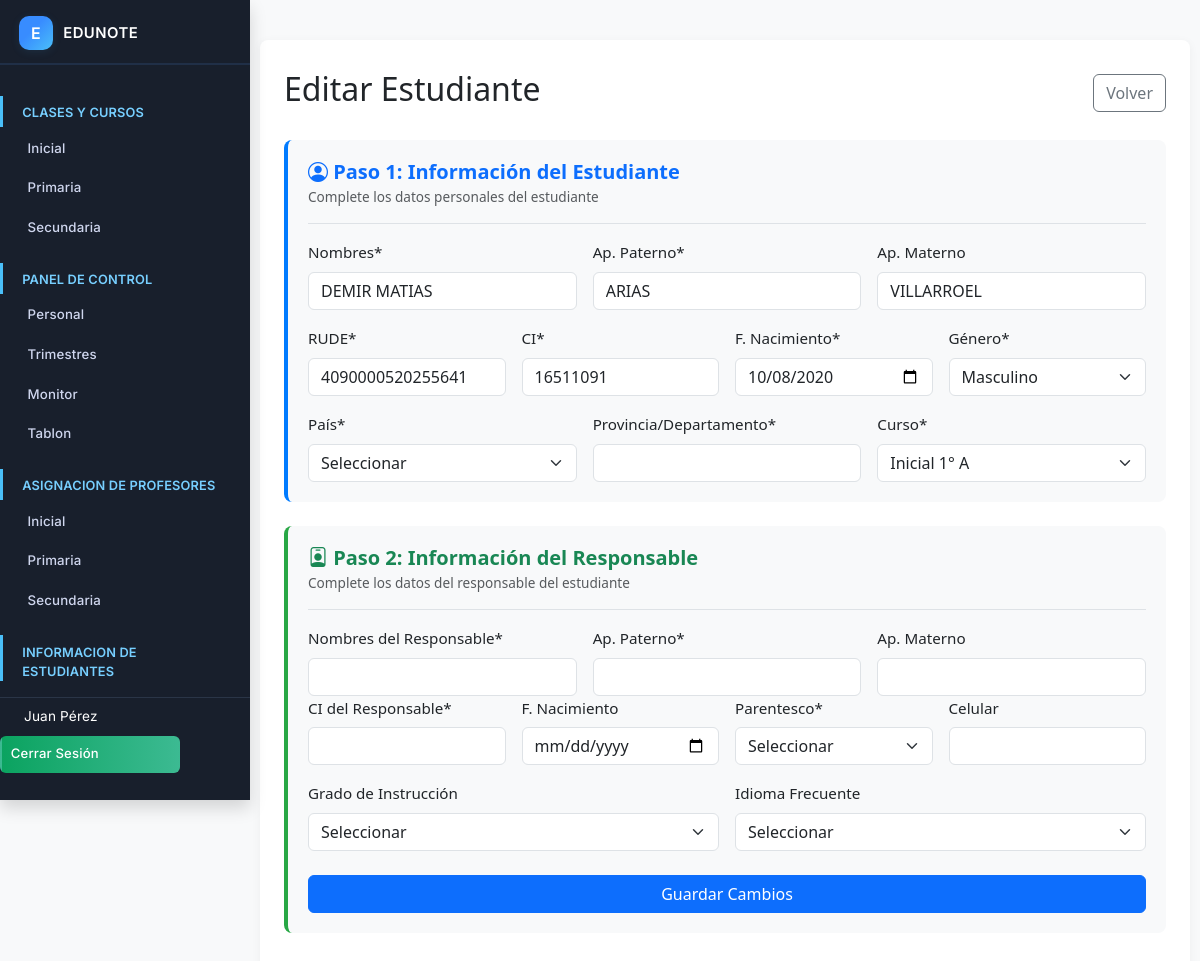
/admin/editar_estudiante.php?id=672 (signed in), run on the app's committed database.
### tables this page shows
CREATE TABLE `estudiantes` (
  `id_estudiante` int(11) NOT NULL,
  `nombres` varchar(255) NOT NULL,
  `apellido_paterno` varchar(255) DEFAULT NULL,
  `apellido_materno` varchar(255) DEFAULT NULL,
  `genero` enum('Masculino','Femenino') DEFAULT NULL,
  `rude` varchar(20) NOT NULL COMMENT 'Registro Único de Estudiante',
  `carnet_identidad` varchar(20) DEFAULT NULL,
  `fecha_nacimiento` date DEFAULT NULL,
  `pais` enum('Bolivia','Chile','Argentina') DEFAULT NULL,
  `provincia_departamento` varchar(100) DEFAULT NULL,
  `id_curso` int(11) DEFAULT NULL COMMENT 'FK al curso en el que está matriculado',
  `id_responsable` int(11) DEFAULT NULL
);

### admin/editar_estudiante.php (the view, shortened to what this page needs)
<?php
$db = new Database();
$conn = $db->connect();
$id_estudiante = $_GET['id'] ?? null;
$sql = "SELECT e.id_estudiante, e.nombres, e.apellido_paterno, e.apellido_materno, e.genero,
               e.rude, e.carnet_identidad, e.fecha_nacimiento, e.pais, e.provincia_departamento,
               e.id_curso, e.id_responsable,
               r.id_responsable as resp_id_responsable, r.nombres as resp_nombres,
               r.apellido_paterno as resp_apellido_paterno, r.apellido_materno as resp_apellido_materno,
               r.carnet_identidad as resp_ci, r.fecha_nacimiento as resp_fecha_nacimiento,
               r.grado_instruccion, r.idioma_frecuente, r.parentesco, r.celular as resp_celular
        FROM estudiantes e
        LEFT JOIN responsables r ON e.id_responsable = r.id_responsable
        WHERE e.id_estudiante = ?";
$stmt = $conn->prepare($sql);
$stmt->execute([$id_estudiante]);
$estudiante = $stmt->fetch(PDO::FETCH_ASSOC);
$sqlCursos = "SELECT id_curso, CONCAT(nivel, ' ', curso, '° ', paralelo) AS nombre
              FROM cursos ORDER BY nivel, curso, paralelo";
$cursos = $conn->query($sqlCursos)->fetchAll(PDO::FETCH_ASSOC);
?>
<!DOCTYPE html>
<html lang="es">
<head>
    <link rel="stylesheet" href="../css/bootstrap.min.css">
    <link rel="stylesheet" href="https://cdn.jsdelivr.net/npm/bootstrap-icons@1.8.1/font/bootstrap-icons.css">
</head>
<body>
    <div class="sidebar">
        <?php include '../includes/sidebar.php'; ?>
    </div>
    <div class="main-content">
        <div class="form-container">
            <div class="d-flex justify-content-between align-items-center mb-4">
                <h2 class="main-title">Editar Estudiante</h2>
                <a href="estudiantes.php" class="btn btn-outline-secondary">Volver</a>
            </div>
            <form method="POST">
                <div class="step-container mb-4">
                    <div class="step-header mb-3">
                        <h5 class="text-primary mb-0">
                            <i class="bi bi-person-circle"></i> Paso 1: Información del Estudiante
                        </h5>
                        <small class="text-muted">Complete los datos personales del estudiante</small>
                    </div>
                    <div class="row g-3">
                        <div class="col-md-4">
                            <label for="nombres" class="form-label">Nombres*</label>
                            <input type="text" class="form-control" id="nombres" name="nombres"
                                   value="<?php echo htmlspecialchars($estudiante['nombres']); ?>" required>
                        </div>
                        <div class="col-md-4">
                            <label for="apellido_paterno" class="form-label">Ap. Paterno*</label>
                            <input type="text" class="form-control" id="apellido_paterno" name="apellido_paterno"
                                   value="<?php echo htmlspecialchars($estudiante['apellido_paterno']); ?>" required>
                        </div>
                        <div class="col-md-4">
                            <label for="apellido_materno" class="form-label">Ap. Materno</label>
                            <input type="text" class="form-control" id="apellido_materno" name="apellido_materno"
                                   value="<?php echo htmlspecialchars($estudiante['apellido_materno']); ?>">
                        </div>
                        <div class="col-md-3">
                            <label for="rude" class="form-label">RUDE*</label>
                            <input type="text" class="form-control" id="rude" name="rude"
                                   value="<?php echo htmlspecialchars($estudiante['rude']); ?>" required>
                        </div>
                        <div class="col-md-3">
                            <label for="ci" class="form-label">CI*</label>
                            <input type="text" class="form-control" id="ci" name="ci"
                                   value="<?php echo htmlspecialchars($estudiante['carnet_identidad']); ?>" required>
                        </div>
                        <div class="col-md-3">
                            <label for="fecha_nacimiento" class="form-label">F. Nacimiento*</label>
                            <input type="date" class="form-control" id="fecha_nacimiento" name="fecha_nacimiento"
                                   value="<?php echo $estudiante['fecha_nacimiento'] ?? ''; ?>" required>
                        </div>
                        <div class="col-md-3">
                            <label for="genero" class="form-label">Género*</label>
                            <select class="form-select" id="genero" name="genero" required>
                                <option value="Masculino" <?php echo $estudiante['genero'] === 'Masculino' ? 'selected' : ''; ?>>Masculino</option>
                            </select>
                        </div>
                        <div class="col-md-4">
                            <label for="pais" class="form-label">País*</label>
                            <select class="form-select" id="pais" name="pais" required>
                                <option value="">Seleccionar</option>
                            </select>
                        </div>
                        <div class="col-md-4">
                            <label for="provincia_departamento" class="form-label">Provincia/Departamento*</label>
                            <input type="text" class="form-control" id="provincia_departamento" name="provincia_departamento"
                                   value="<?php echo htmlspecialchars($estudiante['provincia_departamento'] ?? ''); ?>" required>
                        </div>
                        <div class="col-md-4">
                            <label for="curso" class="form-label">Curso*</label>
                            <select class="form-select" id="curso" name="curso" required>
                                <?php foreach ($cursos as $curso): ?>
                                <option value="<?php echo $curso['id_curso']; ?>"
                                    <?php echo $curso['id_curso'] == $estudiante['id_curso'] ? 'selected' : ''; ?>>
                                    <?php echo htmlspecialchars($curso['nombre']); ?>
                                </option>
                                <?php endforeach; ?>
                            </select>
                        </div>
                    </div>
                </div>
                <div class="step-container mb-4">
                    <div class="step-header mb-3">
                        <h5 class="text-success mb-0">
                            <i class="bi bi-person-badge"></i> Paso 2: Información del Responsable
                        </h5>
                        <small class="text-muted">Complete los datos del responsable del estudiante</small>
                    </div>
                    <div class="row g-3">
                    <div class="col-md-4">
                        <label for="resp_nombres" class="form-label">Nombres del Responsable*</label>
                        <input type="text" class="form-control" id="resp_nombres" name="resp_nombres"
                               value="<?php echo htmlspecialchars($estudiante['resp_nombres'] ?? ''); ?>" required>
                    </div>
                    <div class="col-md-4">
                        <label for="resp_apellido_paterno" class="form-label">Ap. Paterno*</label>
                        <input type="text" class="form-control" id="resp_apellido_paterno" name="resp_apellido_paterno"
                               value="<?php echo htmlspecialchars($estudiante['resp_apellido_paterno'] ?? ''); ?>" required>
                    </div>
                    <div class="col-md-4">
                        <label for="resp_apellido_materno" class="form-label">Ap. Materno</label>
                        <input type="text" class="form-control" id="resp_apellido_materno" name="resp_apellido_materno"
                               value="<?php echo htmlspecialchars($estudiante['resp_apellido_materno'] ?? ''); ?>">
                    </div>
                </div>
                <div class="row g-3 mb-3">
                    <div class="col-md-3">
                        <label for="resp_ci" class="form-label">CI del Responsable*</label>
                        <input type="text" class="form-control" id="resp_ci" name="resp_ci"
                               value="<?php echo htmlspecialchars($estudiante['resp_ci'] ?? ''); ?>" required>
                    </div>
                    <div class="col-md-3">
                        <label for="resp_fecha_nacimiento" class="form-label">F. Nacimiento</label>
                        <input type="date" class="form-control" id="resp_fecha_nacimiento" name="resp_fecha_nacimiento"
                               value="<?php echo $estudiante['resp_fecha_nacimiento'] ?? ''; ?>">
                    </div>
                    <div class="col-md-3">
                        <label for="resp_parentesco" class="form-label">Parentesco*</label>
                        <select class="form-select" id="resp_parentesco" name="resp_parentesco" required>
                            <option value="">Seleccionar</option>
                        </select>
                    </div>
                    <div class="col-md-3">
                        <label for="resp_celular" class="form-label">Celular</label>
                        <input type="text" class="form-control" id="resp_celular" name="resp_celular"
                               value="<?php echo htmlspecialchars($estudiante['resp_celular'] ?? ''); ?>">
                    </div>
                </div>
                <div class="row g-3 mb-4">
                    <div class="col-md-6">
                        <label for="resp_grado_instruccion" class="form-label">Grado de Instrucción</label>
                        <select class="form-select" id="resp_grado_instruccion" name="resp_grado_instruccion">
                            <option value="">Seleccionar</option>
                        </select>
                    </div>
                    <div class="col-md-6">
                        <label for="resp_idioma_frecuente" class="form-label">Idioma Frecuente</label>
                        <select class="form-select" id="resp_idioma_frecuente" name="resp_idioma_frecuente">
                            <option value="">Seleccionar</option>
                        </select>
                    </div>
                </div>
                <div class="d-grid">
                    <button type="submit" class="btn btn-primary">Guardar Cambios</button>
                </div>
            </form>
        </div>
    </div>
</body>
</html>

### admin/editar_estudiante.php (style rules this page uses)
body { background: #f8f9fa; margin: 0; padding: 0; }
.sidebar { position: fixed; top: 0; left: 0; width: 250px; height: 100vh; background: #212c3a; color: white; z-index: 1000; overflow-y: auto; }
.main-content { margin-left: 250px; min-height: 100vh; display: flex; align-items: center; justify-content: center; padding: 40px 10px; }
.form-container { background: white; border-radius: 8px; box-shadow: 0 2px 10px rgba(0,0,0,0.05); padding: 30px 24px; width: 100%; max-width: 1000px; }
.step-container { background: #f8f9fa; border-radius: 8px; padding: 20px; border-left: 4px solid #007bff; }
.step-header { border-bottom: 1px solid #dee2e6; padding-bottom: 15px; }
.step-container:nth-child(2) { border-left-color: #28a745; }
.step-header h5 { font-weight: 600; }
.step-header small { font-size: 0.85rem; }
.form-label { font-size: 0.95rem; font-weight: 500; }

### data on the page
estudiantes: nombres "DEMIR MATIAS", apellido_paterno "ARIAS", apellido_materno "VILLARROEL", rude "4090000520255641", ci "16511091", fecha_nacimiento "10/08/2020", genero "Masculino", curso "Inicial 1° A"

### other printed values
$_SESSION['user_name'] "Juan Pérez"
